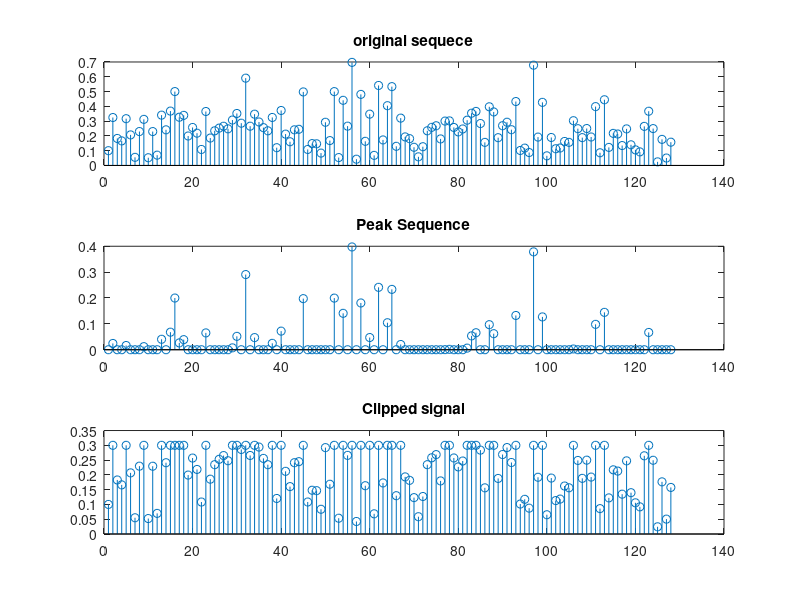
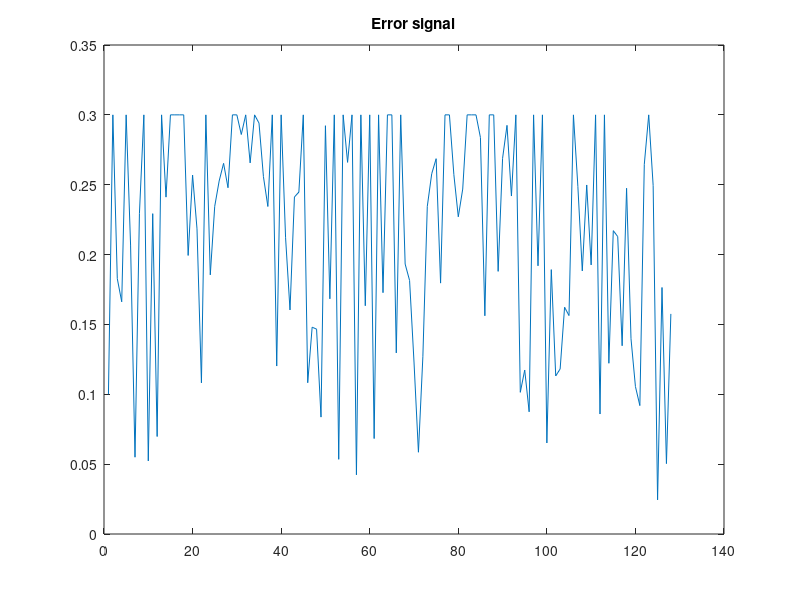

These charts were generated, in order, by the following MATLAB code:
clc;
clear all;
close all;
N=128;
x=randint(1,512);
M=16;
k=log2(M);
r=reshape(x,length(x)/k,k);
v=bi2de(r,'left-msb');
m=qammod(v,M);
y_if=ifft(m,N);
x=transpose(y_if);
x_abs=abs(x);
subplot(3,1,1);
stem(x_abs)
title('original sequece');
papr=10*log(max(x_abs.^2)/mean(x_abs.^2));
disp('PAPR of original signal in dB');
disp(papr);
t=0.3;
for i=1:1:N
if x_abs(i)>t
  
    x1(i)=x_abs(i)-t;
else
    x1(i)=0;
end
end
x3=abs(x1);
x4=x_abs-x3;

papr1=10*log(max(x4.^2)/mean(x4.^2));
disp('PAPR of cliiped seq in dB');
disp(papr1);
subplot(3,1,2);
stem(x1)
title('Peak Sequence');
subplot(3,1,3);

stem(x4)
title('Clipped signal');

error=(abs(x_abs-x4)).^2;
MMSE=(sum(error))/N;
figure;
plot(x_abs-x1)
title('Error signal');
disp('MMSE=');
disp(MMSE);

%===========sample o/p=================
% PAPR of original signal in dB
%    20.6920
% 
% PAPR of cliiped seq in dB
%     5.6330
% 
% MMSE=
%     0.0070